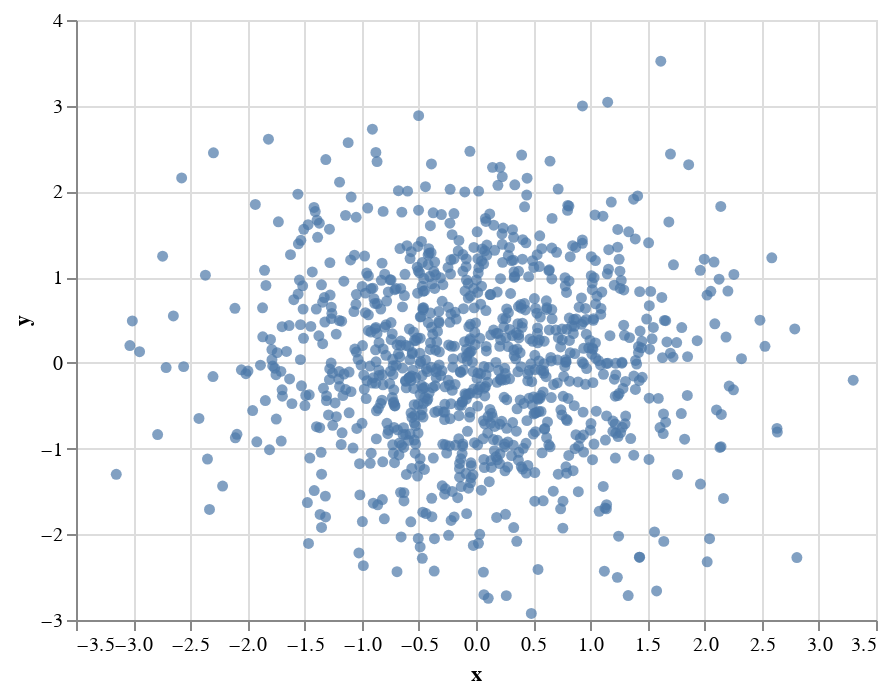

The notebook cell this image was saved under:
### Code cell
alt.Chart(df).encode(x='x', y='y').mark_circle()

### Figure 1 — Vega-Lite specification as saved in the notebook (floating-point values rounded to 4 significant figures; data arrays with more than 128 entries replaced by an {"elided": "..."} marker saying what was removed)
{"config": {"view": {"continuousWidth": 400, "continuousHeight": 300}}, "data": {"name": "data-7fd038f6c0ba2160dc173caedc0b189f"}, "mark": "circle", "encoding": {"x": {"type": "quantitative", "field": "x"}, "y": {"type": "quantitative", "field": "y"}}, "$schema": "https://vega.github.io/schema/vega-lite/v4.8.1.json", "datasets": {"data-7fd038f6c0ba2160dc173caedc0b189f": {"elided": "1000 records"}}}
